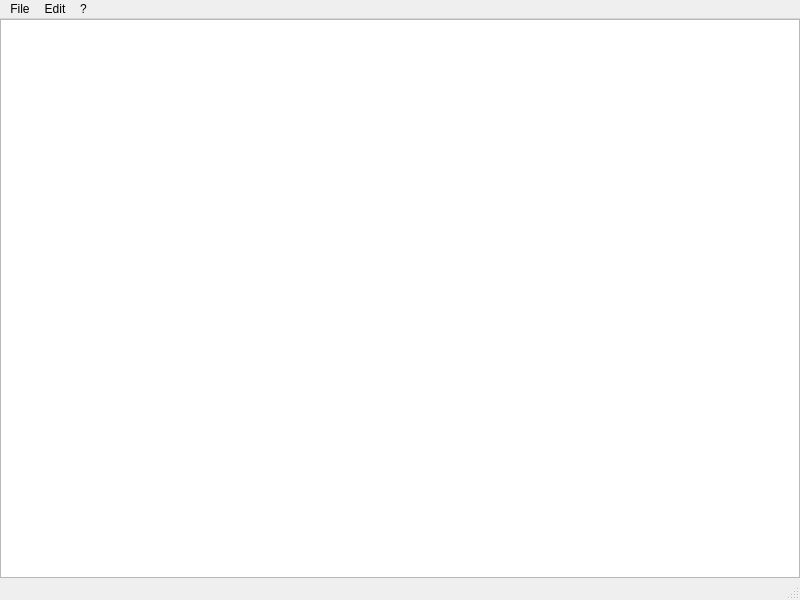
<?xml version="1.0" encoding="UTF-8"?>
<ui version="4.0">
 <class>SynthWindow</class>
 <widget class="QMainWindow" name="SynthWindow">
  <property name="geometry">
   <rect>
    <x>0</x>
    <y>0</y>
    <width>800</width>
    <height>600</height>
   </rect>
  </property>
  <property name="windowTitle">
   <string>MainWindow</string>
  </property>
  <widget class="QWidget" name="centralwidget">
   <layout class="QVBoxLayout" name="verticalLayout">
    <property name="leftMargin">
     <number>0</number>
    </property>
    <property name="topMargin">
     <number>0</number>
    </property>
    <property name="rightMargin">
     <number>0</number>
    </property>
    <property name="bottomMargin">
     <number>0</number>
    </property>
    <item>
     <widget class="QTreeView" name="treeView"/>
    </item>
   </layout>
  </widget>
  <widget class="QMenuBar" name="menubar">
   <property name="geometry">
    <rect>
     <x>0</x>
     <y>0</y>
     <width>800</width>
     <height>21</height>
    </rect>
   </property>
   <widget class="QMenu" name="menuFile">
    <property name="title">
     <string>File</string>
    </property>
    <addaction name="actionNew"/>
    <addaction name="actionOpen"/>
    <addaction name="separator"/>
    <addaction name="actionOpen_Recent"/>
    <addaction name="separator"/>
    <addaction name="actionSave"/>
    <addaction name="actionSave_As"/>
    <addaction name="separator"/>
    <addaction name="actionExport"/>
    <addaction name="separator"/>
    <addaction name="actionQuit"/>
   </widget>
   <widget class="QMenu" name="menuEdit">
    <property name="title">
     <string>Edit</string>
    </property>
    <addaction name="actionUndo"/>
    <addaction name="actionRedo"/>
    <addaction name="separator"/>
    <addaction name="actionCut"/>
    <addaction name="actionCopy"/>
    <addaction name="actionPaste"/>
    <addaction name="actionDelete"/>
    <addaction name="separator"/>
    <addaction name="actionPreferences"/>
   </widget>
   <widget class="QMenu" name="menu">
    <property name="title">
     <string>?</string>
    </property>
    <addaction name="actionAbout"/>
   </widget>
   <addaction name="menuFile"/>
   <addaction name="menuEdit"/>
   <addaction name="menu"/>
  </widget>
  <widget class="QStatusBar" name="statusbar"/>
  <action name="actionNew">
   <property name="text">
    <string>New</string>
   </property>
  </action>
  <action name="actionOpen">
   <property name="text">
    <string>Open</string>
   </property>
  </action>
  <action name="actionOpen_Recent">
   <property name="text">
    <string>Open Recent</string>
   </property>
  </action>
  <action name="actionSave">
   <property name="text">
    <string>Save</string>
   </property>
  </action>
  <action name="actionSave_As">
   <property name="text">
    <string>Save As...</string>
   </property>
  </action>
  <action name="actionExport">
   <property name="text">
    <string>Export</string>
   </property>
  </action>
  <action name="actionQuit">
   <property name="text">
    <string>Quit</string>
   </property>
  </action>
  <action name="actionUndo">
   <property name="text">
    <string>Undo</string>
   </property>
  </action>
  <action name="actionRedo">
   <property name="text">
    <string>Redo</string>
   </property>
  </action>
  <action name="actionCut">
   <property name="text">
    <string>Cut</string>
   </property>
  </action>
  <action name="actionCopy">
   <property name="text">
    <string>Copy</string>
   </property>
  </action>
  <action name="actionPaste">
   <property name="text">
    <string>Paste</string>
   </property>
  </action>
  <action name="actionDelete">
   <property name="text">
    <string>Delete</string>
   </property>
  </action>
  <action name="actionPreferences">
   <property name="text">
    <string>Preferences...</string>
   </property>
  </action>
  <action name="actionAbout">
   <property name="text">
    <string>About</string>
   </property>
  </action>
 </widget>
 <resources/>
 <connections/>
</ui>
